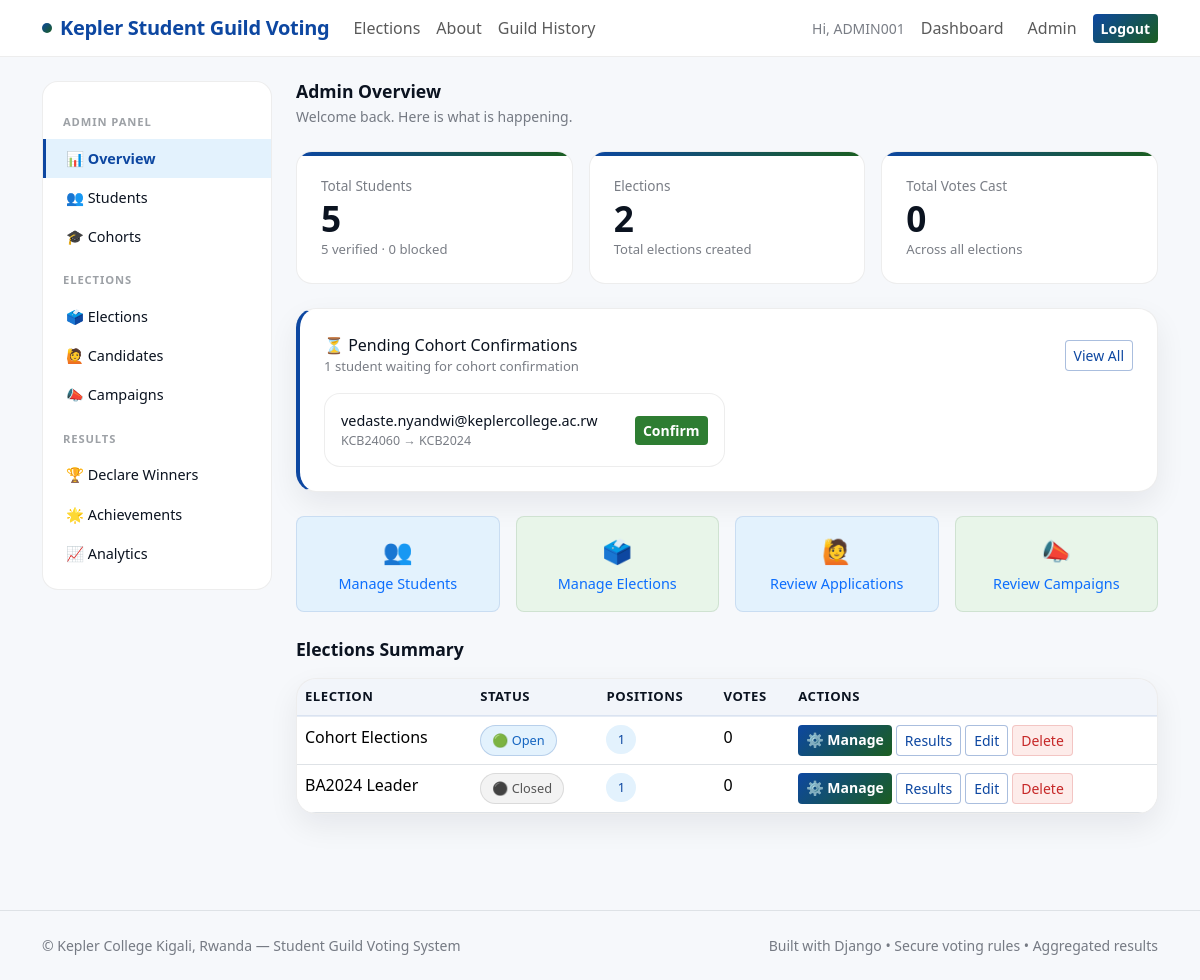
Screenshot of /dashboard/admin/ (signed in) with the database file from the repository.
### apps/accounts/models.py (models this page shows, shortened)
class User(AbstractUser):
    email = models.EmailField(unique=True)
    student_id = models.CharField(max_length=20, unique=True)
    cohort = models.ForeignKey(
        Cohort,
        on_delete=models.SET_NULL,
        null=True,
        blank=True,
        related_name='students'
    )
    is_cohort_confirmed = models.BooleanField(
        default=False,
        help_text='Admin confirms the student belongs to the selected cohort'
    )
    is_email_verified = models.BooleanField(default=False)
    can_vote = models.BooleanField(default=True)

class Cohort(models.Model):
    name = models.CharField(max_length=100, unique=True)
    year = models.PositiveIntegerField(help_text="Year this cohort started")
    class Meta:
        ordering = ['-year']

### apps/elections/models.py (models this page shows, shortened)
class Election(models.Model):
    SCOPE_ALL = 'all'
    SCOPE_COHORT = 'cohort'
    SCOPE_CHOICES = [
        (SCOPE_ALL, 'Whole College'),
        (SCOPE_COHORT, 'Specific Cohort(s) Only'),
    ]
    name = models.CharField(max_length=200)
    description = models.TextField(blank=True)
    start_at = models.DateTimeField()
    end_at = models.DateTimeField()
    is_published = models.BooleanField(default=True)
    allow_live_results = models.BooleanField(default=False)
    visibility_scope = models.CharField(
        max_length=10, choices=SCOPE_CHOICES, default=SCOPE_ALL
    )
    visible_to_cohorts = models.ManyToManyField(
        'accounts.Cohort', blank=True, related_name='visible_elections'
    )
    voting_scope = models.CharField(
        max_length=10, choices=SCOPE_CHOICES, default=SCOPE_ALL
    )
    voting_cohorts = models.ManyToManyField(
        'accounts.Cohort', blank=True, related_name='voting_elections'
    )
    created_at = models.DateTimeField(auto_now_add=True)
    class Meta:
        ordering = ['-start_at']
    @property
    def is_open(self):
        now = timezone.now()
        return self.is_published and self.start_at <= now <= self.end_at
    @property
    def is_closed(self):
        return timezone.now() > self.end_at

### apps/dashboard/views.py (the view)
# urls.py: path('admin/', views.admin_overview, name='admin_overview'),
@staff_required
def admin_overview(request):
    students_total = User.objects.count()
    students_verified = User.objects.filter(is_email_verified=True, is_active=True).count()
    students_blocked = User.objects.filter(can_vote=False).count()
    elections_total = Election.objects.count()
    votes_total = Vote.objects.count()
    elections = Election.objects.all().order_by('-start_at')
    summaries = []
    for e in elections:
        votes = Vote.objects.filter(election=e).count()
        summaries.append({
            'election': e,
            'votes': votes,
            'open': e.is_open,
            'closed': e.is_closed,
        })
    pending_cohort_students = User.objects.filter(
        is_staff=False,
        cohort__isnull=False,
        is_cohort_confirmed=False
    )
    return render(request, 'dashboard/admin_overview.html', {
        'students_total': students_total,
        'students_verified': students_verified,
        'students_blocked': students_blocked,
        'elections_total': elections_total,
        'votes_total': votes_total,
        'summaries': summaries,
        'pending_cohort_students': pending_cohort_students,
    })

### templates/dashboard/admin_overview.html (shortened to what this page needs)
{% extends 'base.html' %}
{% block content %}
<div class="admin-layout">
  <div class="admin-sidebar">
    <div class="sidebar-title">Admin Panel</div>
    <a href="{% url 'dashboard:admin_overview' %}" class="active">📊 Overview</a>
    <a href="{% url 'dashboard:admin_students' %}">👥 Students</a>
    <a href="{% url 'dashboard:admin_cohorts' %}">🎓 Cohorts</a>
    <div class="sidebar-title">Elections</div>
    <a href="{% url 'dashboard:admin_elections' %}">🗳️ Elections</a>
    <a href="{% url 'dashboard:admin_candidates' %}">🙋 Candidates</a>
    <a href="{% url 'dashboard:admin_campaigns' %}">📣 Campaigns</a>
    <div class="sidebar-title">Results</div>
    <a href="{% url 'dashboard:admin_elections' %}">🏆 Declare Winners</a>
    <a href="{% url 'dashboard:admin_achievements' %}">🌟 Achievements</a>
    <a href="{% url 'dashboard:admin_analytics' %}">📈 Analytics</a>
  </div>
  <div class="admin-content">
    <div class="mb-4">
      <h1 class="section-title mb-1">Admin Overview</h1>
      <div class="small-muted">Welcome back. Here is what is happening.</div>
    </div>
    <div class="row g-3 mb-4">
      <div class="col-md-4">
        <div class="stat-card">
          <div class="stat-label">Total Students</div>
          <div class="stat-number">{{ students_total }}</div>
          <div class="small-muted mt-1" style="font-size:.82rem;">
            {{ students_verified }} verified · {{ students_blocked }} blocked
          </div>
        </div>
      </div>
      <div class="col-md-4">
        <div class="stat-card">
          <div class="stat-label">Elections</div>
          <div class="stat-number">{{ elections_total }}</div>
          <div class="small-muted mt-1" style="font-size:.82rem;">Total elections created</div>
        </div>
      </div>
      <div class="col-md-4">
        <div class="stat-card">
          <div class="stat-label">Total Votes Cast</div>
          <div class="stat-number">{{ votes_total }}</div>
          <div class="small-muted mt-1" style="font-size:.82rem;">Across all elections</div>
        </div>
      </div>
    </div>
    {% with pending_cohorts=pending_cohort_students %}
    {% if pending_cohorts %}
    <div class="kepler-card p-4 mb-4" style="border-left:4px solid var(--kepler-blue);">
      <div class="d-flex align-items-center justify-content-between mb-3">
        <div>
          <div class="fw-700">⏳ Pending Cohort Confirmations</div>
          <div class="small-muted" style="font-size:.82rem;">
            {{ pending_cohorts.count }} student{{ pending_cohorts.count|pluralize }}
            waiting for cohort confirmation
          </div>
        </div>
        <a href="{% url 'dashboard:admin_students' %}"
           class="btn btn-outline-kepler btn-sm">View All</a>
      </div>
      <div class="row g-2">
        {% for student in pending_cohorts|slice:":6" %}
        <div class="col-md-6">
          <div class="card-soft p-3 d-flex align-items-center justify-content-between gap-2">
            <div>
              <div class="fw-600" style="font-size:.9rem;">
                {{ student.get_full_name|default:student.email }}
              </div>
              <div class="small-muted" style="font-size:.78rem;">
                {{ student.student_id }} → <span class="fw-600">{{ student.cohort.name }}</span>
              </div>
            </div>
            <button class="btn btn-green btn-sm"
                    onclick="confirmCohort({{ student.id }}, this)">Confirm</button>
          </div>
        </div>
        {% endfor %}
      </div>
    </div>
    {% endif %}
    {% endwith %}
    <div class="row g-3 mb-4">
      <div class="col-md-3">
        <a href="{% url 'dashboard:admin_students' %}" class="text-decoration-none">
          <div class="card-blue p-3 rounded-3 text-center">
            <div style="font-size:1.5rem;">👥</div>
            <div class="fw-600 mt-1" style="font-size:.9rem;">Manage Students</div>
          </div>
        </a>
      </div>
      <div class="col-md-3">
        <a href="{% url 'dashboard:admin_elections' %}" class="text-decoration-none">
          <div class="card-green p-3 rounded-3 text-center">
            <div style="font-size:1.5rem;">🗳️</div>
            <div class="fw-600 mt-1" style="font-size:.9rem;">Manage Elections</div>
          </div>
        </a>
      </div>
      <div class="col-md-3">
        <a href="{% url 'dashboard:admin_candidates' %}" class="text-decoration-none">
          <div class="card-blue p-3 rounded-3 text-center">
            <div style="font-size:1.5rem;">🙋</div>
            <div class="fw-600 mt-1" style="font-size:.9rem;">Review Applications</div>
          </div>
        </a>
      </div>
      <div class="col-md-3">
        <a href="{% url 'dashboard:admin_campaigns' %}" class="text-decoration-none">
          <div class="card-green p-3 rounded-3 text-center">
            <div style="font-size:1.5rem;">📣</div>
            <div class="fw-600 mt-1" style="font-size:.9rem;">Review Campaigns</div>
          </div>
        </a>
      </div>
    </div>
    <div class="section-title mb-3">Elections Summary</div>
    <div class="kepler-card p-0 overflow-hidden">
      <table class="table mb-0">
        <thead>
          <tr>
            <th>Election</th>
            <th>Status</th>
            <th>Positions</th>
            <th>Votes</th>
            <th>Actions</th>
          </tr>
        </thead>
        <tbody>
          {% for s in summaries %}
          <tr>
            <td class="fw-600">{{ s.election.name }}</td>
            <td>
              {% if s.open %}<span class="k-pill pill-open">🟢 Open</span>
              {% elif s.closed %}<span class="k-pill pill-closed">⚫ Closed</span>
              {% else %}<span class="k-pill pill-upcoming">🟡 Upcoming</span>{% endif %}
            </td>
            <td><span class="k-pill pill-blue">{{ s.election.positions.count }}</span></td>
            <td class="fw-600">{{ s.votes }}</td>
            <td>
              <div class="d-flex gap-1 flex-wrap">
                <a href="{% url 'dashboard:admin_election_manage' s.election.id %}"
                   class="btn btn-kepler btn-sm">⚙️ Manage</a>
                <a href="{% url 'elections:results' s.election.id %}"
                   class="btn btn-outline-kepler btn-sm">Results</a>
                <a href="{% url 'dashboard:admin_election_edit' s.election.id %}"
                   class="btn btn-outline-kepler btn-sm">Edit</a>
                <form method="POST"
                      action="{% url 'dashboard:admin_election_delete' s.election.id %}"
                      onsubmit="return confirm('Delete this election and all its data?')">
                  <button type="submit" class="btn btn-danger-soft btn-sm">Delete</button>
                </form>
              </div>
            </td>
          </tr>
          {% endfor %}
        </tbody>
      </table>
    </div>
  </div>
</div>
{% endblock %}

### templates/base.html (shortened to what this page needs)
<!DOCTYPE html>
<html lang="en">
<head>
  <link href="https://cdn.jsdelivr.net/npm/bootstrap@5.3.2/dist/css/bootstrap.min.css" rel="stylesheet">
  {% load static %}
  <link rel="stylesheet" href="{% static 'css/styles.css' %}">
</head>
<body>
<nav class="navbar navbar-expand-lg navbar-glass sticky-top mb-4">
  <div class="container">
    <a class="navbar-brand brand-badge" href="{% url 'core:home' %}">
      <span class="brand-dot"></span>
      Kepler Student Guild Voting
    </a>
    <div class="collapse navbar-collapse" id="navbarNav">
      <ul class="navbar-nav me-auto">
        <li class="nav-item">
          <a class="nav-link" href="{% url 'elections:elections_list' %}">Elections</a>
        </li>
        <li class="nav-item">
          <a class="nav-link" href="{% url 'core:about' %}">About</a>
        </li>
        <li class="nav-item">
          <a class="nav-link" href="{% url 'history:guild_history' %}">Guild History</a>
        </li>
      </ul>
      <ul class="navbar-nav ms-auto align-items-center gap-2">
        {% if request.user.is_authenticated %}
        <li class="nav-item">
          <span class="small-muted">Hi, {{ request.user.student_id }}</span>
        </li>
        <li class="nav-item">
          <a class="nav-link" href="{% url 'dashboard:student' %}">Dashboard</a>
        </li>
        {% if request.user.is_staff %}
        <li class="nav-item">
          <a class="nav-link" href="{% url 'dashboard:admin_overview' %}">Admin</a>
        </li>
        {% endif %}
        <li class="nav-item">
          <a href="{% url 'accounts:logout' %}"
             class="btn btn-kepler btn-sm">Logout</a>
        </li>
        {% endif %}
      </ul>
    </div>
  </div>
</nav>
<main class="container pb-5">
  {% block content %}{% endblock %}
</main>
<footer class="border-top py-4 mt-5">
  <div class="container d-flex flex-wrap justify-content-between align-items-center">
    <div class="footer">
      © Kepler College Kigali, Rwanda — Student Guild Voting System
    </div>
    <div class="footer">
      Built with Django • Secure voting rules • Aggregated results
    </div>
  </div>
</footer>
</body>
</html>

### rows the page displays
User: user.student_id "ADMIN001"
User: get_full_name "vedaste.nyandwi@keplercollege.ac.rw", student_id "KCB24060", cohort.name "KCB2024"
Election: election.name "Cohort Elections", shows "🟢 Open", election.positions.count "1", votes "0"
Election: election.name "BA2024 Leader", shows "⚫ Closed", election.positions.count "1", votes "0"

### other values shown
{{ students_total }} "5"
{{ students_verified }} "5"
{{ students_blocked }} "0"
{{ elections_total }} "2"
{{ votes_total }} "0"
{{ pending_cohorts.count }} "1"
